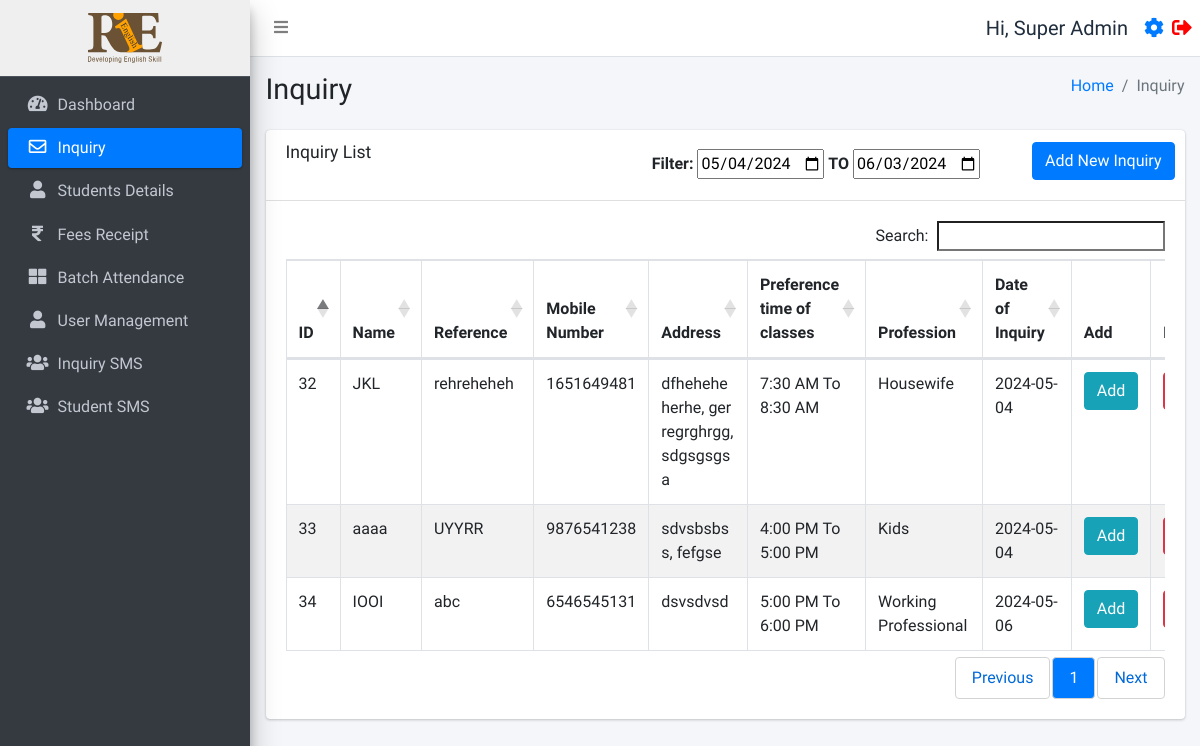
The app's page /inquiry.php (signed in) with its own data.
### tables this page shows
CREATE TABLE `users` (
  `id` int(11) NOT NULL,
  `username` varchar(255) NOT NULL,
  `fullname` varchar(255) NOT NULL,
  `email` varchar(255) NOT NULL,
  `mobile` varchar(15) NOT NULL,
  `password` varchar(255) NOT NULL,
  `status` int(11) NOT NULL,
  `created_at` timestamp NOT NULL DEFAULT current_timestamp()
);

CREATE TABLE `inquiryinfo` (
  `id` int(11) NOT NULL,
  `name` varchar(255) NOT NULL,
  `reference` varchar(255) NOT NULL,
  `address` varchar(255) NOT NULL,
  `mobile_number` varchar(10) NOT NULL,
  `time_of_classes` varchar(255) NOT NULL,
  `profession` varchar(255) NOT NULL,
  `date` date NOT NULL,
  `created_at` datetime DEFAULT current_timestamp()
);

### function.php (called while the page is built, shortened)
<?php
require_once('db.php');
function selectFromTable($tableName, $columns, $whereConditions) {
    global $db;
    try {
        $sql = "SELECT " . implode(', ', $columns) . " FROM $tableName";
        if (!empty($whereConditions)) {
            $sql .= " WHERE " . implode(' AND ', array_map(function ($col, $val) {
                if (is_array($val)) {
                    return "$col IN (:" . implode(", :", array_keys($val)) . ")";
                } else {
                    return "$col = :$col";
                }
            }, array_keys($whereConditions), $whereConditions));
        }
        $stmt = $db->prepare($sql);
        foreach ($whereConditions as $col => $value) {
            if (is_array($value)) {
                foreach ($value as $key => $val) {
                    $stmt->bindValue(":$key", $val);
                }
            } else {
                $stmt->bindValue(":$col", $value);
            }
        }
        $stmt->execute();
        return $stmt->fetchAll(PDO::FETCH_ASSOC);
    } catch (PDOException $e) {
        return false;
    }
}
?>

### inquiry.php (the view, shortened to what this page needs)
<!DOCTYPE html>
<html lang="en">
<head>
</head>
<?php include('./header.php');
require_once 'function.php';
$isSuperAdmin = isset($_SESSION['user_status']) && $_SESSION['user_status'] === 'super_admin';
$startDate = $_GET['start_date'] ?? date('Y-m-d', strtotime('-30 days'));
$endDate = $_GET['end_date'] ?? date('Y-m-d');
?>
<div class="content-wrapper">
    <div class="content-header">
        <div class="container-fluid">
            <div class="row mb-2">
                <div class="col-sm-6">
                    <h1 class="m-0">Inquiry</h1>
                </div>
                <div class="col-sm-6">
                    <ol class="breadcrumb float-sm-right">
                        <li class="breadcrumb-item"><a href="./dashboard.php">Home</a></li>
                        <li class="breadcrumb-item active">Inquiry</li>
                    </ol>
                </div>
            </div>
        </div>
    </div>
    <section class="content">
        <div class="container-fluid">
            <div class="row">
                <div class="col-12">
                    <div class="card">
                        <div class="card-header">
                            <h3 class="card-title mb-2">Inquiry List</h3>
                            <form method="GET" class="card-tools">
                                <label>Filter:</label>
                                <input type="date" id="start_date" name="start_date" value="<?= htmlspecialchars($startDate) ?>" max="<?= date('Y-m-d') ?>">
                                <b>TO</b>
                                <input class="mb-2" type="date" id="end_date" name="end_date" value="<?= htmlspecialchars($endDate) ?>" max="<?= date('Y-m-d') ?>">
                                <a href="./inquiryform.php" class="btn btn-primary mb-2 ml-5">Add New Inquiry</a>
                            </form>
                        </div>
                        <div class="card-body">
                            <div class="table-responsive">
                                <table id="example1" class="table table-bordered table-striped">
                                    <thead>
                                    <tr>
                                        <th>ID</th>
                                        <th>Name</th>
                                        <th>Reference</th>
                                        <th>Mobile Number</th>
                                        <th>Address</th>
                                        <th>Preference time of classes</th>
                                        <th>Profession</th>
                                        <th>Date of Inquiry</th>
                                        <th>Add</th>
                                        <?php if ($isSuperAdmin): ?>
                                        <th>Delete</th>
                                        <?php endif; ?>
                                    </tr>
                                    </thead>
                                    <tbody>
                                    <?php
                                    $rows = selectFromTable('inquiryinfo', ['id', 'name', 'reference', 'mobile_number', 'address', 'time_of_classes', 'profession', 'date'], []);
                                    foreach ($rows as $row) {
                                        echo "<tr data-date='{$row['date']}'>";
                                        echo "<td>{$row['id']}</td>";
                                        echo "<td style='word-break: break-all;'>" . htmlspecialchars($row['name']) . "</td>";
                                        echo "<td>" . htmlspecialchars($row['reference']) . "</td>";
                                        echo "<td>" . htmlspecialchars($row['mobile_number']) . "</td>";
                                        echo "<td style='word-break: break-all;'>" . htmlspecialchars($row['address']) . "</td>";
                                        echo "<td>" . htmlspecialchars($row['time_of_classes']) . "</td>";
                                        echo "<td>" . htmlspecialchars($row['profession']) . "</td>";
                                        echo "<td>" . htmlspecialchars($row['date']) . "</td>";
                                        echo "<td><a href='javascript:void(0);' onclick='confirmAdd(" . $row['id'] . ")' class='btn btn-info'>Add</a></td>";
                                        if ($isSuperAdmin) {
                                            echo "<td><a href='javascript:void(0);' onclick='confirmDelete(" . $row['id'] . ")' class='btn btn-danger'><i class='fas fa-trash'></i></a></td>";
                                        }
                                        echo "</tr>";
                                    }
                                    ?>
                                    </tbody>
                                </table>
                            </div>
                        </div>
                    </div>
                </div>
            </div>
        </div>
    </section>
</div>
<?php include('./footer.php');?>

### header.php (shortened to what this page needs)
<?php
require_once 'db.php';
require_once ('function.php');
$user = selectFromTable('users', ['*'], ['id' => $_SESSION['user_id']]);
$user = $user[0];
$isFaculty = isset($_SESSION['user_status']) && $_SESSION['user_status'] === 'faculty';
$isAdmin = isset($_SESSION['user_status']) && $_SESSION['user_status'] === 'admin';
?>
<!DOCTYPE html>
<html lang="en">
<head>
  <link rel="stylesheet" href="./plugins/fontawesome-free/css/all.min.css">
  <link rel="stylesheet" href="https://code.ionicframework.com/ionicons/2.0.1/css/ionicons.min.css">
  <link rel="stylesheet" href="./plugins/icheck-bootstrap/icheck-bootstrap.min.css">
  <link rel="stylesheet" href="https://cdn.datatables.net/1.10.19/css/dataTables.bootstrap4.min.css">
  <link rel="stylesheet" href="./asset/css/adminlte.min.css">
  <link rel="stylesheet" href="./asset/css/style.css">
</head>
<body class="hold-transition sidebar-mini layout-fixed">
  <div class="wrapper">
    <nav class="main-header navbar navbar-expand navbar-white navbar-light sticky-top">
      <ul class="navbar-nav">
        <li class="nav-item">
          <a class="nav-link" data-widget="pushmenu" href="#" role="button"><i class="fas fa-bars"></i></a>
        </li>
      </ul>
      <ul class="navbar-nav ml-auto">
        <li class="nav-item d-flex align-items-center">
          <span class="mr-3" style="font-size:20px;">Hi, <?php echo $user['fullname']; ?></span>
          <a href="./profile.php" style="font-size:20px;" class="d-block mr-2"><i class="fas fa-cog"></i></a>
          <a href="./logout.php" style="font-size:20px;"><i class="fas fa-sign-out-alt" style="color:red"></i></a>
        </li>
      </ul>
    </nav>
    <aside class="main-sidebar sidebar-dark-primary elevation-4">
      <?php if ($_SESSION['user_status'] === 'faculty'): ?>
        <a href="./batch.php" class="brand-link" style="text-align:center;background:#efefef;">
        <?php else: ?>
          <a href="./dashboard.php" class="brand-link" style="text-align:center;background:#efefef;">
          <?php endif; ?>
          <img src="./asset/img/logo.svg" alt="RIE logo Logo" style="height:50px;">
        </a>
        <div class="sidebar">
          <nav class="mt-2">
            <ul class="nav nav-pills nav-sidebar flex-column" data-widget="treeview" role="menu" data-accordion="false">
              <?php if (!$isFaculty): ?>
                <li class="nav-item">
                  <a href="./dashboard.php" class="nav-link
            <?php if (strpos($_SERVER['REQUEST_URI'], 'dashboard.php') !== false) {
              echo "active";
            } ?>">
                    <i class="nav-icon fas fa-tachometer-alt"></i>
                    <p>
                      Dashboard
                    </p>
                  </a>
                </li>
                <li class="nav-item">
                  <a href="./inquiry.php" class="nav-link
            <?php if (strpos($_SERVER['REQUEST_URI'], 'inquiry.php') !== false) {
              echo "active";
            } ?>">
                    <i class="nav-icon far fa-envelope"></i>
                    <p>
                      Inquiry
                    </p>
                  </a>
                <li class="nav-item">
                  <a href="./studentsdetails.php" class="nav-link
            <?php if (strpos($_SERVER['REQUEST_URI'], 'studentsdetails.php') !== false) {
              echo "active";
            } ?>">
                    <i class="nav-icon fas fa-user"></i>
                    <p>
                      Students Details
                    </p>
                  </a>
                </li>
                <li class="nav-item">
                  <a href="./fees.php" class="nav-link
            <?php if (strpos($_SERVER['REQUEST_URI'], 'fees.php') !== false) {
              echo "active";
            } ?>">
                    <i class="nav-icon fas fa-rupee-sign"></i>
                    <p>
                      Fees Receipt
                    </p>
                  </a>
                </li>
              <?php endif; ?>
              <li class="nav-item">
                <a href="./batch.php" class="nav-link
            <?php if (strpos($_SERVER['REQUEST_URI'], 'batch.php') !== false) {
              echo "active";
            } ?>">
                  <i class="nav-icon fas fa-th-large"></i>
                  <p>
                    Batch Attendance
                  </p>
                </a>
              </li>
              <?php if (!$isFaculty && !$isAdmin): ?>
                <li class="nav-item">
                  <a href="./user_management.php" class="nav-link
            <?php if (strpos($_SERVER['REQUEST_URI'], 'user_management.php') !== false) {
              echo "active";
            } ?>">
                    <i class="nav-icon fas fa-user"></i>
                    <p>
                      User Management
                    </p>
                  </a>
                </li>
              <?php endif; ?>
              <?php if (!$isFaculty): ?>
                <li class="nav-item">
                  <a href="./inquirysms.php" class="nav-link
            <?php if (strpos($_SERVER['REQUEST_URI'], 'inquirysms.php') !== false) {
              echo "active";
            } ?>">
                    <i class="nav-icon fas fa-users"></i>
                    <p>
                      Inquiry SMS
                    </p>
                  </a>
                </li>
                <li class="nav-item">
                  <a href="./studentsms.php" class="nav-link
            <?php if (strpos($_SERVER['REQUEST_URI'], 'studentsms.php') !== false) {
              echo "active";
            } ?>">
                    <i class="nav-icon fas fa-users"></i>
                    <p>
                      Student SMS
                    </p>
                  </a>
                </li>
              <?php endif; ?>
            </ul>
          </nav>
        </div>
    </aside>

### header.php (style rules this page uses)
table thead tr { border: 2px solid #dee2e6 }
table thead { position: sticky; top: 0; background-color: white; }

### records on screen
users: fullname "Super Admin"
inquiryinfo: id "32", name "JKL", reference "rehreheheh", mobile_number "1651649481", address "dfheheheherhe, gerregrghrgg, sdgsgsgsa", time_of_classes "7:30 AM To 8:30 AM", profession "Housewife", date "2024-05-04"
inquiryinfo: id "33", name "aaaa", reference "UYYRR", mobile_number "9876541238", address "sdvsbsbss, fefgse", time_of_classes "4:00 PM To 5:00 PM", profession "Kids", date "2024-05-04"
inquiryinfo: id "34", name "IOOI", reference "abc", mobile_number "6546545131", address "dsvsdvsd", time_of_classes "5:00 PM To 6:00 PM", profession "Working Professional", date "2024-05-06"
